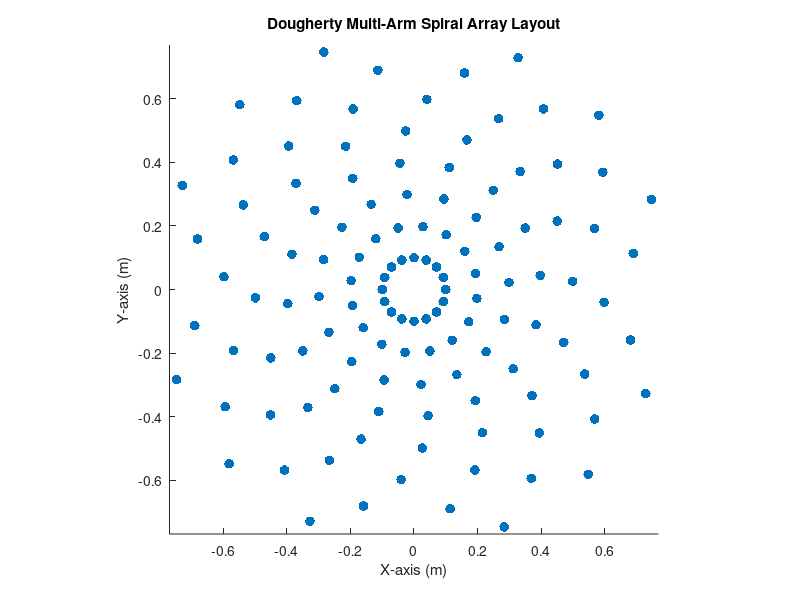
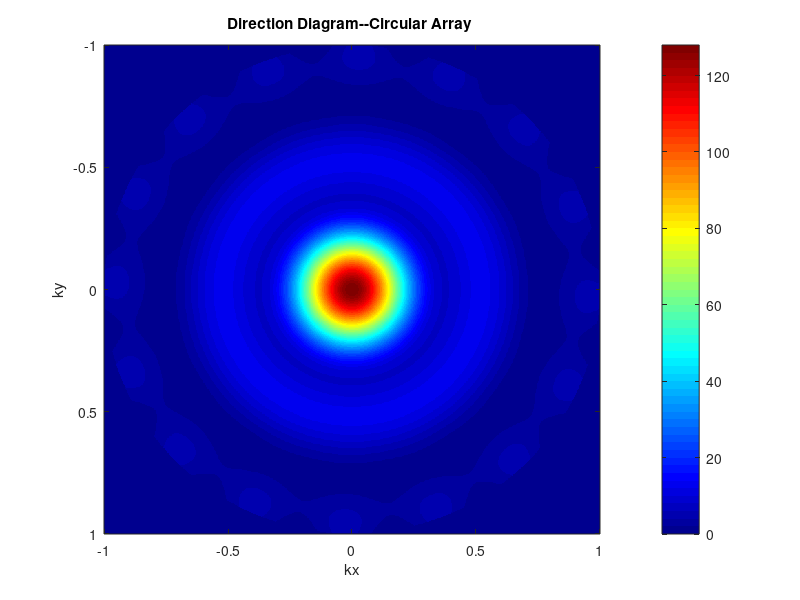
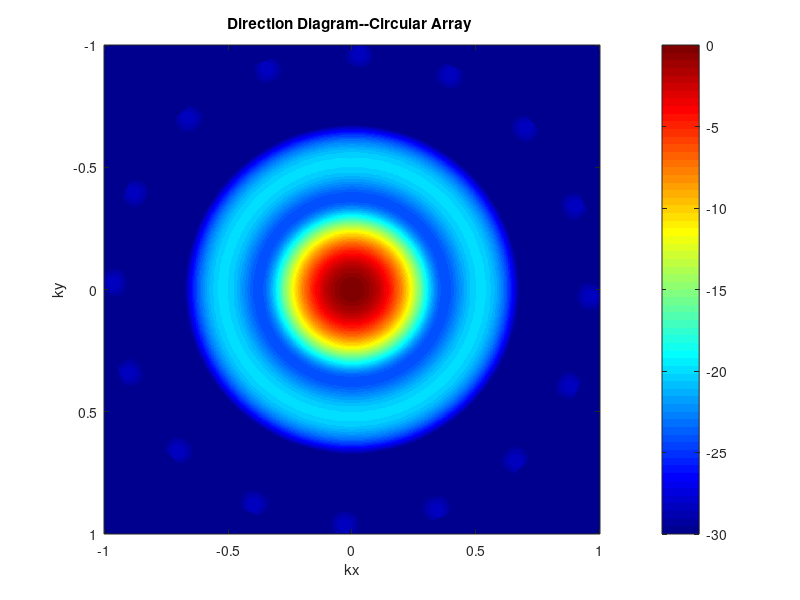

MATLAB code for these plots, in order:
clear all;
close all;
clc;

frequency = 1000; % 入射波频率
c = 343; % 声速
% 计算波数
k = 2*pi*frequency/c;

% Dougherty多臂阵列设计参数
r_max = 0.7;         % 最大螺旋半径 (m)
r_min = 0.1;          % 最小螺旋半径 (m)
v = 5*pi/16;          % 螺旋切线与半径的夹角 (rad)
Nm = 8;               % 每条臂上的阵元数
Na = 16;              % 总臂数

% 中间变量计算函数
ln_func = @(n) ((n-1)/(Nm-1)) * (r_max * sqrt(1+cot(v)^2)) / cot(v);

% 初始化阵列位置矩阵
theta_1_n = zeros(1, Nm);   % 第一条臂上的阵元角度
r_1_n = zeros(1, Nm);       % 第一条臂上的阵元半径
theta_m_n = zeros(Na, Nm);  % 多臂阵列中所有阵元的角度
r_m_n = zeros(Na, Nm);      % 多臂阵列中所有阵元的半径

% 计算第一条臂上每个阵元的位置
for n = 1:Nm
    l_n = ln_func(n);
    theta_1_n(n) = 1/cot(v) * log(1 + cot(v)*l_n/(r_min*sqrt(1+cot(v)^2)));
    r_1_n(n) = r_min * exp(cot(v)*theta_1_n(n));
end

% 扩展到所有臂
for m = 1:Na
    for n = 1:Nm
        theta_m_n(m, n) = theta_1_n(n) + (m-1)/Na * 2*pi;
        r_m_n(m, n) = r_1_n(n);  % 在多臂阵列中，所有臂的r相同，只改变角度
    end
end

% 计算x,y坐标
[x_1d, y_1d] = pol2cart(theta_m_n, r_m_n);
x_1d = x_1d(:);
y_1d = y_1d(:);
z_1d = zeros(length(x_1d),1);
rm = [x_1d, y_1d, z_1d];

figure;
hold on;
for m = 1:Na
    scatter(x_1d, y_1d, 50,[0, 0.4470, 0.7410], 'filled');
end
axis equal;
xlim([-r_max*1.1 r_max*1.1]);
ylim([-r_max*1.1 r_max*1.1]);

title('Dougherty Multi-Arm Spiral Array Layout');
xlabel('X-axis (m)');
ylabel('Y-axis (m)');
grid off;

hold off;


%% 初始化kx, ky网格
kx = linspace(-1, 1, 720);
ky = linspace(-1, 1, 720);
[KX,KY] = meshgrid(kx, ky);

% 创建逻辑掩码，保留kx^2 + ky^2 <= 1的点
valid_points_mask = (KX.^2 + KY.^2) <= 1;

% 应用掩码到KX和KY，移除无效点
KX = KX .* valid_points_mask;
KY = KY .* valid_points_mask;

% 计算对应的kz，现在所有点都满足kx^2 + ky^2 <= 1
KZ = sqrt(1 - KX.^2 - KY.^2); % 此处不会出现复数，因为已预先筛选
% 将KZ中接近1的值（考虑到浮点运算误差，这里设定一个很小的容差eps）置为0
eps = 1e-8; % 设定一个很小的正数作为容差
KZ(abs(KZ - 1) < eps) = 0;

%% 计算方向图
V = zeros(length(kx), length(ky));
for i = 1:length(kx)
    for j = 1:length(ky)
        % 验证 kx 和 ky 的平方和是否小于1
        if (kx(i)^2 + ky(j)^2) < 1
            % 计算三维单位向量 \kappa
            kappa = [kx(i), ky(j), KZ(i, j)];
            V(i, j) = sum(exp(1j*k*rm*kappa.')); % 注意这里的转置，保证维度匹配
        else
            % 如果不满足条件，将该位置的值设为0
            V(i, j) = 0;
        end
    end
end

V_abs = abs(V);
maxVal = max(max(V_abs(:)));
V_db = 20*log10(V_abs/maxVal);

%% 绘制方向图
figure;
imagesc(kx, ky, abs(V));
xlabel('kx');
ylabel('ky');
title('Direction Diagram--Circular Array ');
colormap('jet');
colorbar;
caxis('auto'); % 色标范围
% caxis([0, max(max(V_abs))]);
caxis('auto');


figure;
imagesc(kx, ky, V_db);
xlabel('kx');
ylabel('ky');
title('Direction Diagram--Circular Array ');
% 使用更明显的colormap，例如'jet'，并自动调整色标范围
colormap('jet'); % 或选择其他你喜欢的colormap，如'parula'
colorbar;
% 自动调整色标范围以覆盖数据的全部动态范围
caxis([-30, max(max(V_db))]);
% caxis('auto');


